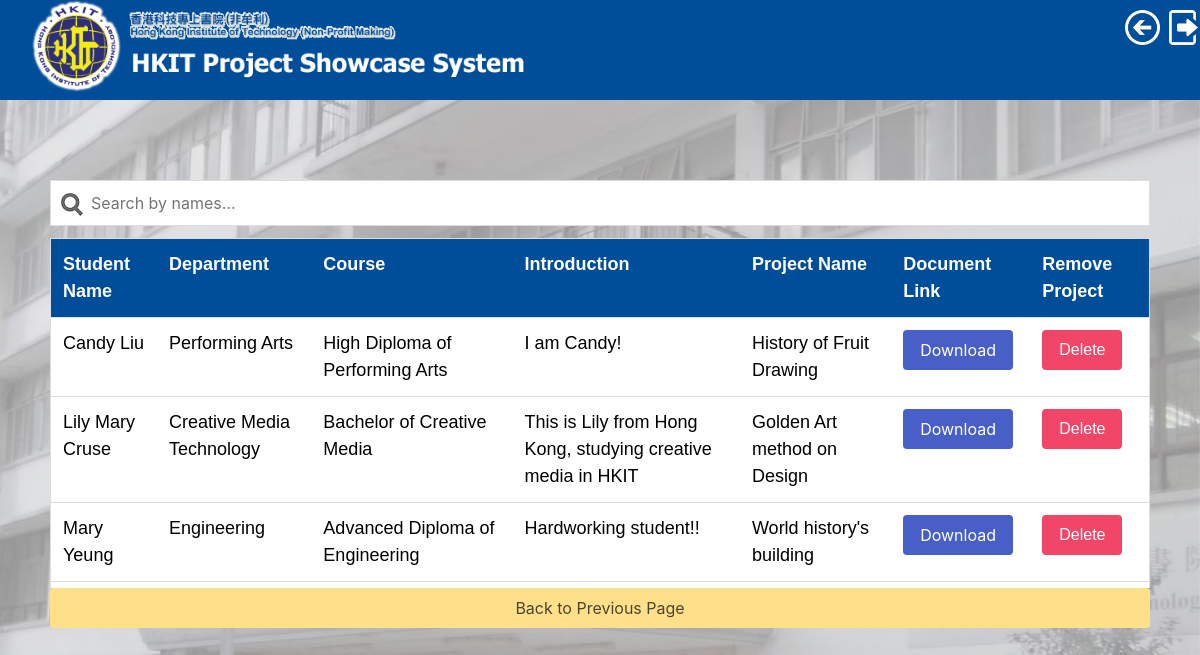
The page /showcase_admin.php (signed in) on the database as committed earlier.
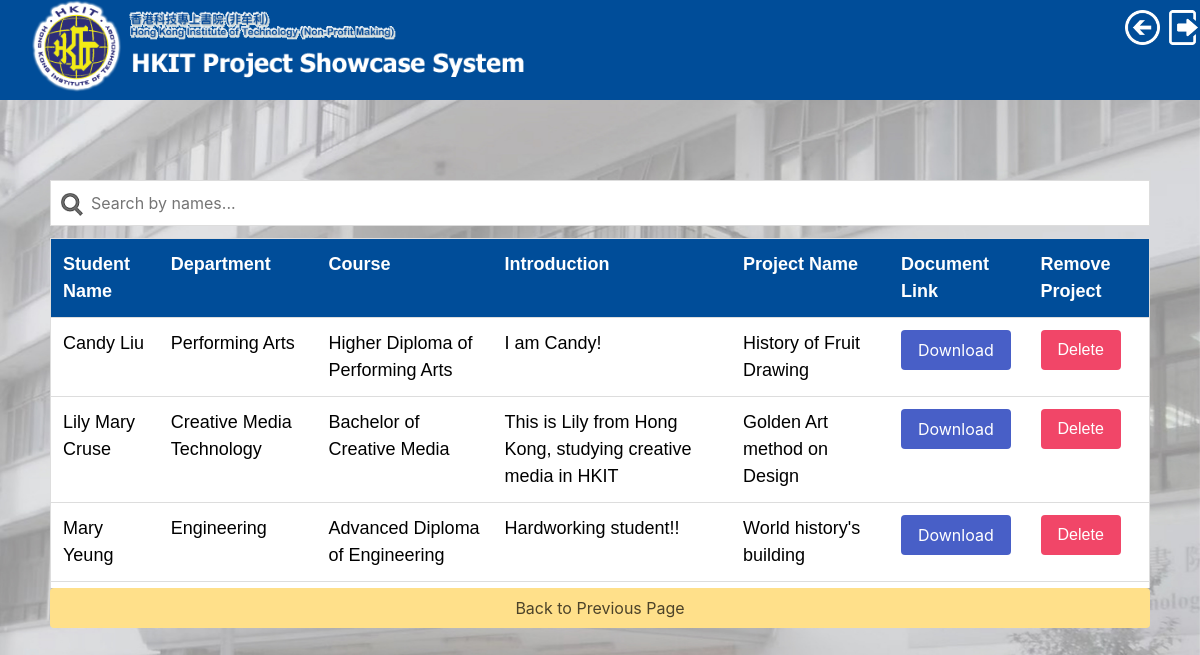
The same page on the database as committed later.
### tables this page shows
CREATE TABLE `user_profile` (
  `PID` int(11) NOT NULL,
  `username` varchar(20) NOT NULL,
  `firstname` varchar(20) NOT NULL,
  `midname` varchar(20) DEFAULT NULL,
  `lastname` varchar(20) NOT NULL,
  `department_name` varchar(50) NOT NULL,
  `course_name` varchar(100) NOT NULL,
  `grad_year` int(4) NOT NULL,
  `self_intro` varchar(200) DEFAULT NULL,
  `show_profile` tinyint(1) NOT NULL
);

CREATE TABLE `document_upload` (
  `DOID` int(11) NOT NULL,
  `username` varchar(20) NOT NULL,
  `file_id` varchar(500) NOT NULL,
  `project_showcase` varchar(50) NOT NULL
);

### showcase_admin.php (the view, shortened to what this page needs)
<?php
@include 'lib/projectlink.php';
?>
<?php
@include 'header.php';
@include 'banner_admin.php';
?>
<body>
  <div class="fix-bg">
    <div style="width:100%; padding: 80px 50px 20px;">
      <input type="text" id="myInput" onkeyup="tableFilter()" placeholder="Search by names...">
      <div style="height:350px; overflow:auto;">
        <table id="myTable" class="data-table" style="color: black;">
          <tr class="header">
            <th>
              <font color="white">Student Name</font>
            </th>
            <th>
              <font color="white">Department</font>
            </th>
            <th>
              <font color="white">Course</font>
            </th>
            <th>
              <font color="white">Introduction</font>
            </th>
            <th>
              <font color="white">Project Name</font>
            </th>
            <th>
              <font color="white">Document Link</font>
            </th>
            <th>
              <font color="white">Remove Project</font>
            </th>
          </tr>
          <?php
          $sql = "SELECT * FROM user_profile RIGHT JOIN document_upload ON user_profile.username = document_upload.username;";
          if ($res = mysqli_query($conn, $sql)) {
            if (mysqli_num_rows($res) > 0) {
              while ($row = mysqli_fetch_array($res)) {
                echo "<tr>";
                echo "<td>" . $row['firstname'] . " " . $row['midname'] . " " . $row['lastname'] . "</td>";
                echo "<td>" . $row['department_name'] . "</td>";
                echo "<td>" . $row['course_name'] . "</td>";
                echo "<td>" . $row['self_intro'] . "</td>";
                echo "<td>" . $row['project_showcase'] . "</td>";
                echo htmlspecialchars_decode("<td><a style=&quot;color: white;&quot; href=&quot;" . $row['file_id'] . "&quot; target=&quot;_blank&quot; rel=&quot;noopener noreferrer&quot;><button class=&quot;button is-link&quot;>Download</button></a></td>");
                ?>
                <td><button class="button is-danger"><a style="color: white"
                      href="?delete_proj=<?php echo $row['username']; ?>" title="click for delete"
                      onclick="return confirm('Are You Sure You Want To Remove The Project Information of This User From The System?')">Delete</a></button></td>
                <?php
                echo "</tr>";
              }
              echo "</table>";
            } else {
              echo "No matching records are found.";
            }
          } else {
            echo "ERROR: Could not able to execute $sql. "
              . mysqli_error($conn);
          }
          ?>
      </div>
        <a style="color: black;" href="admin_page.php"><button class="button is-warning is-fullwidth">Back to Previous
             Page</button></a>
    </div>
  </div>
</body>
</html>

### header.php (shortened to what this page needs)
<!DOCTYPE html>
<html lang="en">
<head>
    <link rel="stylesheet" href="https://cdn.bootcdn.net/ajax/libs/bulma/0.9.4/css/bulma.min.css">
    <link rel="stylesheet" href="style.css">
</head>

### banner_admin.php
<header>
    &emsp;&emsp;<a href="admin_page.php"><img src="img/logo.png" width="500" height="200"></a>
    <a href="logout.php" class="prepage" title="logout">
        <img src="img/logout.svg" style="color:white;font-size: 40px; padding: 10px 0px 0px 5px;" align="right" />
    </a>
    <a href="admin_page.php" class="prepage"title="back">
        <img src="img/back.png" width="120px" style="padding: 10px 0px 5px 5px;" align="right" />
    </a>
</header>

### style.css (style rules this page uses)
* { font-family: "Poppins", sans-serif; margin: 0; padding: 0; box-sizing: border-box; outline: none; border: none; text-decoration: none; }
header { background-color: #004d99; width: 100%; }
body { background: url("img/bg.jpg") no-repeat center center fixed; -webkit-background-size: cover; -o-background-size: cover; background-size: cover; }
#myInput { background-image: url("/img/searchicon.png"); background-position: 10px 12px; background-repeat: no-repeat; width: 100%; font-size: 16px; padding: 12px 20px 12px 40px; border: 1px solid #ddd; margin-bottom: 12px; }
#myTable { border-collapse: collapse; width: 100%; border: 1px solid #ddd; font-size: 18px; }
#myTable th, #myTable td { text-align: left; padding: 12px; }
#myTable tr { border-bottom: 1px solid #ddd; background-color: #ffffff; }
#myTable tr.header { background-color: #004d99; }
table { width: 100%; }
.prepage { font-size: 20px; color: white; padding: 2px; text-decoration: none; }
.prepage img { width: 40px; }

### showcase_admin.php (style rules this page uses)
.fix-bg { min-height: 100vh; display: flex; padding: 0px; padding-bottom: 0px; }

Rows that differ between the two databases and show on the page:
changed user_profile "Candy": course_name "High Diploma of Performing Arts" → "Higher Diploma of Performing Arts"
